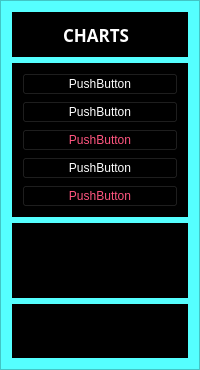
                <widget class="QFrame" name="frame_15">
                 <property name="styleSheet">
                  <string notr="true">color: rgb(255, 255, 255);
background-color: rgb(85, 255, 255);</string>
                 </property>
                 <property name="frameShape">
                  <enum>QFrame::StyledPanel</enum>
                 </property>
                 <property name="frameShadow">
                  <enum>QFrame::Raised</enum>
                 </property>
                 <layout class="QVBoxLayout" name="verticalLayout_18">
                  <item>
                   <widget class="QFrame" name="frame_18">
                    <property name="styleSheet">
                     <string notr="true">background-color: rgb(0, 0, 0);</string>
                    </property>
                    <property name="frameShape">
                     <enum>QFrame::StyledPanel</enum>
                    </property>
                    <property name="frameShadow">
                     <enum>QFrame::Raised</enum>
                    </property>
                    <layout class="QHBoxLayout" name="horizontalLayout_24">
                     <item>
                      <widget class="QLabel" name="label_42">
                       <property name="minimumSize">
                        <size>
                         <width>25</width>
                         <height>25</height>
                        </size>
                       </property>
                       <property name="maximumSize">
                        <size>
                         <width>35</width>
                         <height>35</height>
                        </size>
                       </property>
                       <property name="text">
                        <string/>
                       </property>
                       <property name="pixmap">
                        <pixmap>:/icons/icons/statistics-graph-svgrepo-com.svg</pixmap>
                       </property>
                       <property name="scaledContents">
                        <bool>true</bool>
                       </property>
                      </widget>
                     </item>
                     <item>
                      <widget class="QLabel" name="label_32">
                       <property name="font">
                        <font>
                         <family>Comfortaa</family>
                         <pointsize>13</pointsize>
                         <weight>75</weight>
                         <bold>true</bold>
                         <stylestrategy>PreferDefault</stylestrategy>
                        </font>
                       </property>
                       <property name="text">
                        <string>CHARTS</string>
                       </property>
                      </widget>
                     </item>
                    </layout>
                   </widget>
                  </item>
                  <item>
                   <widget class="QFrame" name="frame_17">
                    <property name="styleSheet">
                     <string notr="true">background-color: rgb(0, 0, 0);
border-color: rgb(255, 255, 127);</string>
                    </property>
                    <property name="frameShape">
                     <enum>QFrame::StyledPanel</enum>
                    </property>
                    <property name="frameShadow">
                     <enum>QFrame::Raised</enum>
                    </property>
                    <layout class="QVBoxLayout" name="verticalLayout_19">
                     <item>
                      <widget class="QPushButton" name="pushButton_3">
                       <property name="text">
                        <string>PushButton</string>
                       </property>
                      </widget>
                     </item>
                     <item>
                      <widget class="QPushButton" name="pushButton_2">
                       <property name="text">
                        <string>PushButton</string>
                       </property>
                      </widget>
                     </item>
                     <item>
                      <widget class="QPushButton" name="pushButton">
                       <property name="styleSheet">
                        <string notr="true">color: rgb(255, 85, 127);</string>
                       </property>
                       <property name="text">
                        <string>PushButton</string>
                       </property>
                      </widget>
                     </item>
                     <item>
                      <widget class="QPushButton" name="pushButton_5">
                       <property name="text">
                        <string>PushButton</string>
                       </property>
                      </widget>
                     </item>
                     <item>
                      <widget class="QPushButton" name="pushButton_4">
                       <property name="styleSheet">
                        <string notr="true">border-color: rgb(255, 255, 127);
color: rgb(255, 85, 127);</string>
                       </property>
                       <property name="text">
                        <string>PushButton</string>
                       </property>
                      </widget>
                     </item>
                    </layout>
                   </widget>
                  </item>
                  <item>
                   <widget class="QFrame" name="frame_16">
                    <property name="styleSheet">
                     <string notr="true">background-color: rgb(0, 0, 0);</string>
                    </property>
                    <property name="frameShape">
                     <enum>QFrame::StyledPanel</enum>
                    </property>
                    <property name="frameShadow">
                     <enum>QFrame::Raised</enum>
                    </property>
                    <layout class="QHBoxLayout" name="horizontalLayout_25">
                     <item>
                      <widget class="QLabel" name="label_33">
                       <property name="minimumSize">
                        <size>
                         <width>55</width>
                         <height>55</height>
                        </size>
                       </property>
                       <property name="maximumSize">
                        <size>
                         <width>70</width>
                         <height>70</height>
                        </size>
                       </property>
                       <property name="autoFillBackground">
                        <bool>false</bool>
                       </property>
                       <property name="text">
                        <string/>
                       </property>
                       <property name="textFormat">
                        <enum>Qt::AutoText</enum>
                       </property>
                       <property name="pixmap">
                        <pixmap>:/icons/icons/subscribe-svgrepo-com.svg</pixmap>
                       </property>
                       <property name="scaledContents">
                        <bool>true</bool>
                       </property>
                      </widget>
                     </item>
                    </layout>
                   </widget>
                  </item>
                  <item>
                   <widget class="QFrame" name="frame_19">
                    <property name="styleSheet">
                     <string notr="true">background-color: rgb(0, 0, 0);</string>
                    </property>
                    <property name="frameShape">
                     <enum>QFrame::StyledPanel</enum>
                    </property>
                    <property name="frameShadow">
                     <enum>QFrame::Raised</enum>
                    </property>
                    <layout class="QVBoxLayout" name="verticalLayout_20">
                     <item>
                      <widget class="QLabel" name="label_36">
                       <property name="maximumSize">
                        <size>
                         <width>80</width>
                         <height>40</height>
                        </size>
                       </property>
                       <property name="text">
                        <string/>
                       </property>
                       <property name="pixmap">
                        <pixmap>:/images/images and logos/GitHub_Logo_White.png</pixmap>
                       </property>
                       <property name="scaledContents">
                        <bool>true</bool>
                       </property>
                      </widget>
                     </item>
                     <item>
                      <widget class="QLabel" name="label_35">
                       <property name="maximumSize">
                        <size>
                         <width>80</width>
                         <height>40</height>
                        </size>
                       </property>
                       <property name="text">
                        <string/>
                       </property>
                       <property name="pixmap">
                        <pixmap>:/images/images and logos/English_get.svg</pixmap>
                       </property>
                       <property name="scaledContents">
                        <bool>true</bool>
                       </property>
                      </widget>
                     </item>
                    </layout>
                   </widget>
                  </item>
                 </layout>
                </widget>
